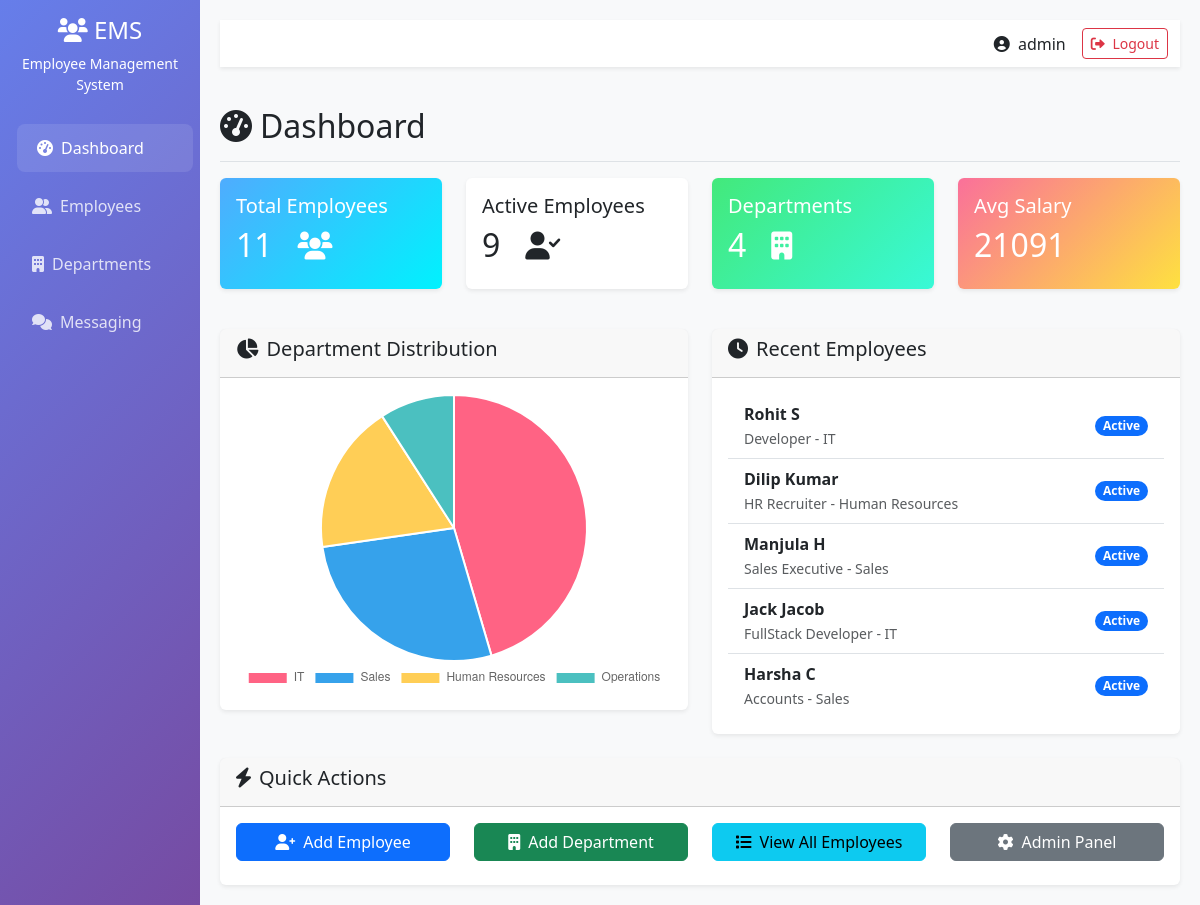
Before: / (signed in) with the older database file.
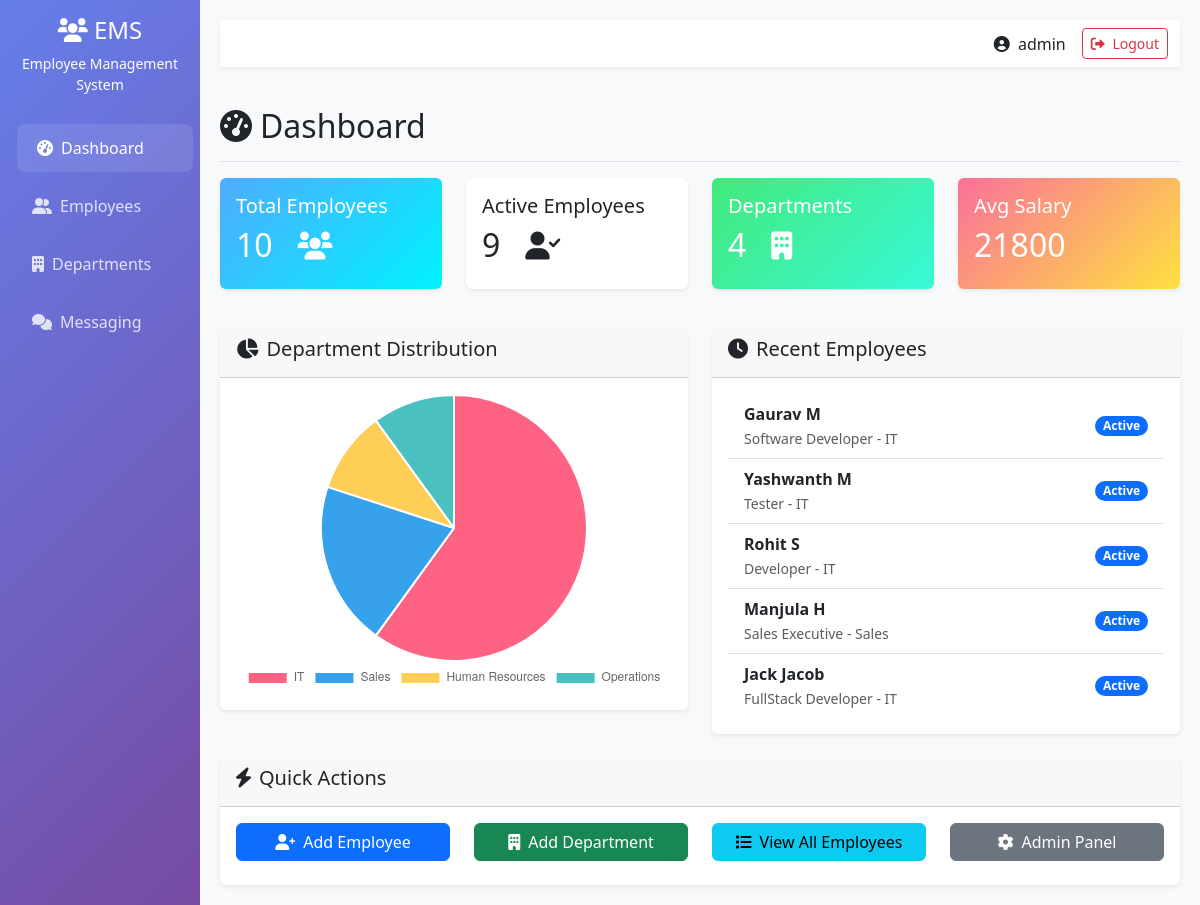
After: the same page with the newer database file.
### employees/models.py (models this page shows, shortened)
class Employee(models.Model):
    GENDER_CHOICES = [
        ('M', 'Male'),
        ('F', 'Female'),
        ('O', 'Other'),
    ]
    STATUS_CHOICES = [
        ('active', 'Active'),
        ('inactive', 'Inactive'),
        ('terminated', 'Terminated'),
    ]
    employee_id = models.CharField(max_length=20, unique=True)
    first_name = models.CharField(max_length=50)
    last_name = models.CharField(max_length=50)
    email = models.EmailField(unique=True)
    phone_regex = RegexValidator(
        regex=r'^\+?1?\d{9,15}$',
        message="Phone number must be entered in the format:'+999999999'. upto 15 digits allowed."
    )
    phone_number = models.CharField(validators=[phone_regex], max_length=17)
    date_of_birth = models.DateField()
    gender = models.CharField(max_length=1, choices=GENDER_CHOICES)
    address = models.TextField()
    department = models.ForeignKey(Department, on_delete= models.CASCADE, related_name='employees')
    position = models.CharField(max_length=100)
    salary = models.DecimalField(max_digits=10, decimal_places=2)
    hire_date = models.DateField()
    status = models.CharField(max_length=20, choices=STATUS_CHOICES, default='active')
    created_at = models.DateTimeField(auto_now_add=True)
    updated_at = models.DateTimeField(auto_now=True)
    @property
    def full_name(self):
        return f"{self.first_name} {self.last_name}"
    class Meta:
        ordering = ['first_name', 'last_name']

class Department(models.Model):
    name = models.CharField(max_length=100, unique=True)
    description = models.TextField(blank=True, null=True)
    created_at = models.DateTimeField(auto_now_add=True)
    class Meta:
        ordering = ['name']

### employees/views.py (the view)
# urls.py: path('', views.dashboard, name='dashboard'),
@login_required
def dashboard(request):
    total_employees = Employee.objects.count()
    active_employees = Employee.objects.filter(status='active').count()
    total_departments = Department.objects.count()
    avg_salary = Employee.objects.aggregate(avg_salary=Avg('salary'))['avg_salary'] or 0
    dept_stats = Department.objects.annotate(
        employee_count=Count('employees')
    ). order_by('-employee_count')[:5]
    recent_employees = Employee.objects.filter(status='active').order_by('-created_at')[:5]
    context = {
        'total_employees': total_employees,
        'active_employees': active_employees,
        'total_departments': total_departments,
        'avg_salary': round(avg_salary, 2),
        'dept_stats': dept_stats,
        'recent_employees': recent_employees,
        'user': request.user,
    }
    return render(request, 'employees/dashboard.html', context)

### employees/templates/employees/dashboard.html (shortened to what this page needs)
{% extends 'employees/base.html' %}
{% block content %}
<div class="d-flex justify-content-between flex-wrap flex-md-nowrap align-items-center pt-3 pb-2 mb-3 border-bottom">
    <h1 class="h2"><i class="fas fa-tachometer-alt me-2"></i>Dashboard</h1>
</div>
<div class="row mb-4">
    <div class="col-md-3 mb-3">
        <div class="card stat-card employees">
            <div class="card-body">
                <div class="d-flex justify-content-between align-items-center">
                    <div>
                        <h5 class="card-title">Total Employees</h5>
                        <h2>{{ total_employees }} &nbsp; <i class="fas fa-users fa-sm"></i></h2>
                    </div>
                </div>
            </div>
        </div>
    </div>
    <div class="col-md-3 mb-3">
        <div class="card stat-card">
            <div class="card-body">
                <div class="d-flex justify-content-between align-items-center">
                    <div>
                        <h5 class="card-title">Active Employees</h5>
                        <h2>{{ active_employees }} &nbsp; <i class="fas fa-user-check fa-sm"></i></h2>
                    </div>
                </div>
            </div>
        </div>
    </div>
    <div class="col-md-3 mb-3">
        <div class="card stat-card departments">
            <div class="card-body">
                <div class="d-flex justify-content-between align-items-center">
                    <div>
                        <h5 class="card-title">Departments</h5>
                        <h2>{{ total_departments }} &nbsp; <i class="fas fa-building fa-sm"></i></h2>
                    </div>
                </div>
            </div>
        </div>
    </div>
    <div class="col-md-3 mb-3">
        <div class="card stat-card salary">
            <div class="card-body">
                <div class="d-flex justify-content-between align-items-center">
                    <div>
                        <h5 class="card-title">Avg Salary</h5>
                        <h2>{{ avg_salary|floatformat:0 }}</h2>
                    </div>
                </div>
            </div>
        </div>
    </div>
</div>
<div class="row">
    <div class="col-md-6 mb-4">
        <div class="card">
            <div class="card-header">
                <h5><i class="fas fa-chart-pie me-2"></i>Department Distribution</h5>
            </div>
            <div class="card-body">
                <canvas id="departmentChart" height="300"></canvas>
            </div>
        </div>
    </div>
    <div class="col-md-6 mb-4">
        <div class="card">
            <div class="card-header">
                <h5><i class="fas fa-clock me-2"></i>Recent Employees</h5>
            </div>
            <div class="card-body">
                <div class="list-group list-group-flush">
                    {% for employee in recent_employees %}
                    <div class="list-group-item d-flex justify-content-between align-items-center">
                        <div>
                            <strong>{{ employee.full_name }}</strong>
                            <br>
                            <small class="text-muted">{{ employee.position }} - {{ employee.department.name }}</small>
                        </div>
                        <span class="badge bg-primary rounded-pill">{{ employee.status|title }}</span>
                    </div>
                    {% empty %}
                    <p class="text-muted">No recent employees found.</p>
                    {% endfor %}
                </div>
            </div>
        </div>
    </div>
</div>
<div class="row">
    <div class="col-12">
        <div class="card">
            <div class="card-header">
                <h5><i class="fas fa-bolt me-2"></i>Quick Actions</h5>
            </div>
            <div class="card-body">
                <div class="row">
                    <div class="col-md-3 mb-2">
                        <a href="{% url 'employee_create' %}" class="btn btn-primary w-100">
                            <i class="fas fa-user-plus me-2"></i>Add Employee
                        </a>
                    </div>
                    <div class="col-md-3 mb-2">
                        <a href="{% url 'department_create' %}" class="btn btn-success w-100">
                            <i class="fas fa-building me-2"></i>Add Department
                        </a>
                    </div>
                    <div class="col-md-3 mb-2">
                        <a href="{% url 'employee_list' %}" class="btn btn-info w-100">
                            <i class="fas fa-list me-2"></i>View All Employees
                        </a>
                    </div>
                    <div class="col-md-3 mb-2">
                        <a href="/admin/" class="btn btn-secondary w-100">
                            <i class="fas fa-cog me-2"></i>Admin Panel
                        </a>
                    </div>
                </div>
            </div>
        </div>
    </div>
</div>
{% endblock %}
{% block scripts %}
<script>
// Department Chart
const ctx = document.getElementById('departmentChart').getContext('2d');
const departmentChart = new Chart(ctx, {
    type: 'pie',
    data: {
        labels: [
            {% for dept in dept_stats %}
            '{{ dept.name }}'{% if not forloop.last %},{% endif %}
            {% endfor %}
        ],
        datasets: [{
            data: [
                {% for dept in dept_stats %}
                {{ dept.employee_count }}{% if not forloop.last %},{% endif %}
                {% endfor %}
            ],
            backgroundColor: [
                '#FF6384',
                '#36A2EB',
                '#FFCE56',
                '#4BC0C0',
                '#9966FF'
            ]
        }]
    },
    options: {
        responsive: true,
        maintainAspectRatio: false,
        plugins: {
            legend: {
                position: 'bottom'
            }
        }
    }
});
</script>
{% endblock %}

### employees/templates/employees/base.html (shortened to what this page needs)
{% load static %}
<!DOCTYPE html>
<html lang="en">
<head>
  <link href="https://cdnjs.cloudflare.com/ajax/libs/bootstrap/5.3.0/css/bootstrap.min.css" rel="stylesheet">
  <link href="https://cdnjs.cloudflare.com/ajax/libs/font-awesome/6.0.0/css/all.min.css" rel="stylesheet">
</head>
<body>
  <div class="container-fluid">
    <div class="row">
      <nav id="sidebarMenu" class="col-md-3 col-lg-2 d-md-block sidebar collapse">
        <div class="position-sticky pt-3">
          <div class="text-center mb-4">
            <h4><i class="fas fa-users"></i> EMS</h4>
            <p class="small">Employee Management System</p>
          </div>
          <ul class="nav flex-column">
            <li class="nav-item">
              <a class="nav-link {% if request.resolver_match.url_name == 'dashboard' %}active{% endif %}" href="{% url 'dashboard' %}">
                <i class="fas fa-tachometer-alt me-2"></i>Dashboard
              </a>
            </li>
            <li class="nav-item">
              <a class="nav-link {% if 'employee' in request.resolver_match.url_name %}active{% endif %}" href="{% url 'employee_list' %}">
                <i class="fas fa-user-friends me-2"></i>Employees
              </a>
            </li>
            <li class="nav-item">
              <a class="nav-link {% if 'department' in request.resolver_match.url_name %}active{% endif %}" href="{% url 'department_list' %}">
                <i class="fas fa-building me-2"></i>Departments
              </a>
            </li>
            <li class="nav-item">
              <a class="nav-link {% if 'messaging' in request.resolver_match.url_name %}active{% endif %}" href="{% url 'messaging_dashboard' %}">
                <i class="fas fa-comments me-2"></i>Messaging
              </a>
            </li>
          </ul>
        </div>
      </nav>
      <main class="col-md-9 ms-sm-auto col-lg-10 main-content">
        <nav class="navbar navbar-light bg-white shadow-sm mb-4">
          <div class="container-fluid">
            <div class="d-flex align-items-center ms-auto">
              <span class="me-3">
                <i class="fas fa-user-circle me-1"></i>
                {% if user.first_name %}{{ user.first_name }} {{ user.last_name }}{% else %}{{ user.username }}{% endif %}
              </span>
              <a href="{% url 'logout' %}" class="btn btn-sm btn-outline-danger">
                <i class="fas fa-sign-out-alt me-1"></i> Logout
              </a>
            </div>
          </div>
        </nav>
        {% block content %}{% endblock %}
      </main>
    </div>
  </div>
  {% block scripts %}{% endblock %}
</body>
</html>

### employees/templates/employees/base.html (style rules this page uses)
.sidebar { background: linear-gradient(135deg, #667eea 0%, #764ba2 100%); min-height: 100vh; color: white; }
.sidebar .nav-link { color: rgba(255,255,255,0.8); padding: 12px 20px; border-radius: 8px; margin: 5px 0; transition: all 0.3s ease; }
.sidebar .nav-link:hover, .sidebar .nav-link.active { color: white; background: rgba(255,255,255,0.1); transform: translateX(5px); }
.main-content { background: #f8f9fa; min-height: 100vh; padding: 20px; }
.card { border: none; box-shadow: 0 0.125rem 0.25rem rgba(0,0,0,0.075); transition: transform 0.2s; }
.stat-card.employees { background: linear-gradient(135deg, #4facfe, #00f2fe); color:white; }
.stat-card.departments { background: linear-gradient(135deg, #43e97b, #38f9d7); color:white; }
.stat-card.salary { background: linear-gradient(135deg, #fa709a, #fee140); color:white; }

Changed rows visible on the page:
removed Employee: full_name "Dilip Kumar", position "HR Recruiter", department.name "Human Resources", status "Active"
removed Employee: full_name "Harsha C", position "Accounts", department.name "Sales", status "Active"
added Employee: full_name "Gaurav M", position "Software Developer", department.name "IT", status "Active"
added Employee: full_name "Yashwanth M", position "Tester", department.name "IT", status "Active"
Other visible differences:
{{ total_employees }}: "11" → "10"
{{ avg_salary|floatformat:0 }}: "21091" → "21800"
chart data {{ dept.employee_count }}: 5, 3, 2, 1 → 6, 2, 1, 1
